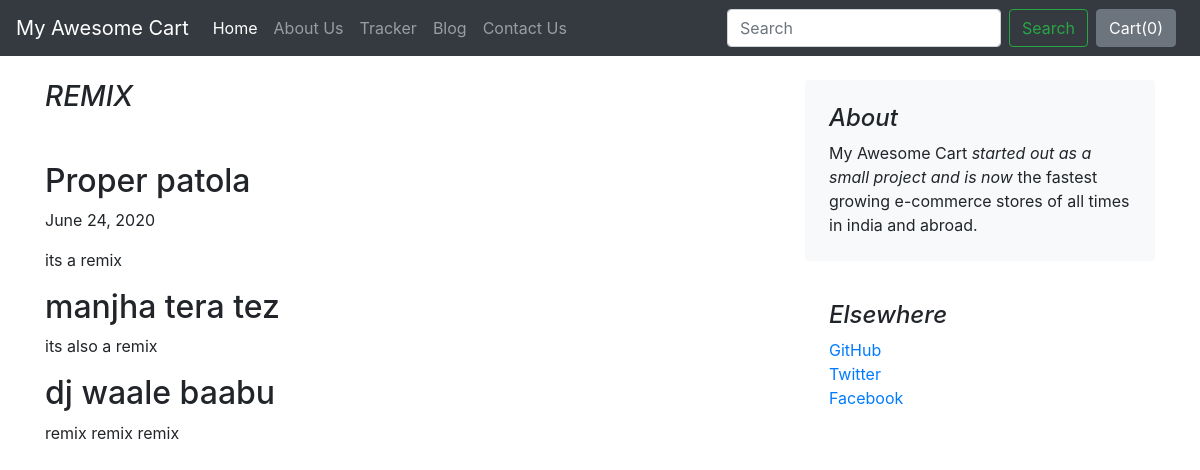
The page /blog/blogpost/1 on the database its author committed.
### blog/models.py (models this page shows, shortened)
class Blogpost(models.Model):
    post_id = models.AutoField(primary_key=True)
    title = models.CharField(max_length=50)
    head0 = models.CharField(max_length=500, default="")
    chead0 = models.CharField(max_length=5000, default="")
    head1 = models.CharField(max_length=500, default="")
    chead1 = models.CharField(max_length=5000, default="")
    head2 = models.CharField(max_length=500, default="")
    chead2 = models.CharField(max_length=5000, default="")
    pub_date = models.DateField()
    thumbnail = models.ImageField(upload_to='shop/images', default="")

### blog/views.py (the view)
# urls.py: path('blogpost/<int:id>', views.blogPost, name="blogPost")
def blogPost(request,id):
    post = Blogpost.objects.filter(post_id=id)[0]
    paposts = Blogpost.objects.all()
    return render(request, 'blog/blogPost.html',{'post':post,'paposts':paposts})

### blog/templates/blog/blogPost.html (shortened to what this page needs)
{% extends 'blog/basic.html' %}
{% block body %}
<div class="container">
    <div class="row mt-4">
        <div class="col-md-8 blog-main">
            <h3 class="pb-4 mb-4 font-italic">
                {{post.title}}
            </h3>
            <div class="blog-post">
                <h2 class="blog-post-title">{{post.head0}}</h2>
                <p class="blog-post-meta">{{post.pub_date}} <a href="#"></a></p>
                <p>{{post.chead0}}</p>
                <h2>{{post.head1}}</h2>
                <p>{{post.chead1}}</p>
                <h2>{{post.head2}}</h2>
                <p>{{post.chead2}}</p>
            </div>
        </div>
        <aside class="col-md-4 blog-sidebar">
            <div class="p-4 mb-3 bg-light rounded">
                <h4 class="font-italic">About</h4>
                <p class="mb-0">My Awesome Cart <em>started out as a small project and is now</em> the fastest growing
                    e-commerce stores of all times in india and abroad.</p>
            </div>
            <div class="p-4">
                <h4 class="font-italic">Elsewhere</h4>
                <ol class="list-unstyled">
                    <li><a href="#">GitHub</a></li>
                    <li><a href="#">Twitter</a></li>
                    <li><a href="#">Facebook</a></li>
                </ol>
            </div>
        </aside>
    </div>
</div>
{% endblock %}

### rows shown on the page
Blogpost: title "REMIX", head0 "Proper patola", pub_date "June 24, 2020", chead0 "its a remix", head1 "manjha tera tez", chead1 "its also a remix", head2 "dj waale baabu", chead2 "remix remix remix"
